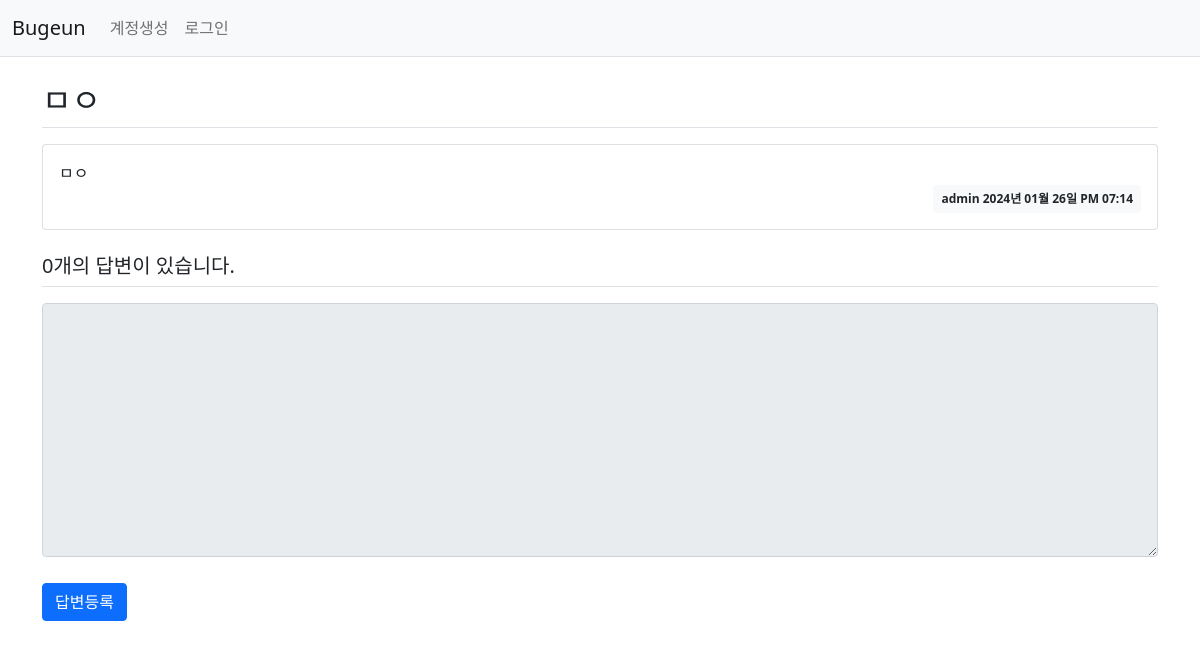
The app's page /question/detail/7/, older data.
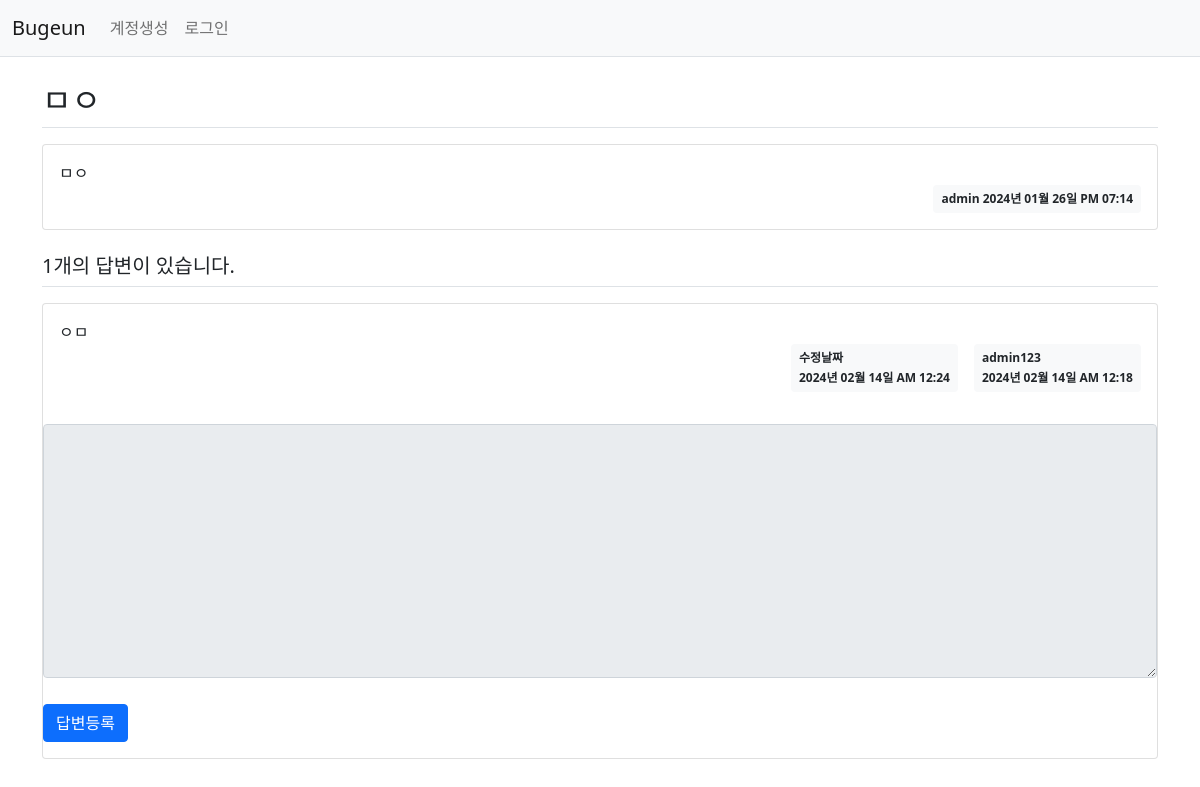
The same page, newer data.
### homepage/models.py (models this page shows)
class Answer(db.Model):
    id = db.Column(db.Integer, primary_key=True)
    question_id = db.Column(db.Integer, db.ForeignKey('question.id', ondelete='CASCADE'))
    question = db.relationship('Question', backref=db.backref('answer_set'))
    content = db.Column(db.Text(), nullable=False)
    create_date = db.Column(db.DateTime(), nullable=False)
    user_id = db.Column(db.Integer, db.ForeignKey('user.id', ondelete='CASCADE'), nullable=False)
    user = db.relationship('User', backref=db.backref('answer_set'))
    modify_date = db.Column(db.DateTime(), nullable=True)

class User(db.Model):
    id = db.Column(db.Integer, primary_key=True)
    username = db.Column(db.String(150), unique=True, nullable=False)
    password = db.Column(db.String(200), nullable=False)
    email = db.Column(db.String(150), unique=True, nullable=False)
    pnumber = db.Column(db.String(150), unique=True, nullable=True)
    Hadress = db.Column(db.String(300), nullable=True)
    pcode = db.Column(db.String(150), nullable=True)
    Cadress = db.Column(db.String(200), nullable=True)
    Clitype = db.Column(db.String(20), nullable=True)
    Ncode = db.Column(db.String(50), nullable=True)

### homepage/views/question_views.py (the view)
@bp.route('/detail/<int:question_id>/')
def detail(question_id):
    question = Question.query.get_or_404(question_id)
    return render_template('question/question_detail.html', question=question)

### homepage/filter.py (called while the page is built)
def format_datetime(value, fmt='%Y년 %m월 %d일 %p %I:%M'):
    return value.strftime(fmt)

### homepage/views/auth_views.py (called while the page is built)
@bp.before_app_request
def load_logged_in_user():
    user_id = session.get('user_id')
    if user_id is None:
        g.user=None
    else:
        g.user = User.query.get(user_id)

### homepage/templates/question/question_detail.html (shortened to what this page needs)
{% extends 'base.html' %}
{% block content %}
<div class="container my-3">
    <h2 class="border-bottom py-2">{{ question.subject }}</h2>
    <div class="card my-3">
        <div class="card-body">
            <div class="card-text" style="white-space: pre-line;">{{ question.content }}</div>
            <div class="d-flex justify-content-end">
                <div class="badge bg-light text-dark p-2">
                    {{ question.user.username }}
                    {{ question.create_date|datetime }}
                </div>
            </div>
        </div>
    </div>
    <h5 class="border-bottom my-3 py-2">{{ question.answer_set|length }}개의 답변이 있습니다.</h5>
    {% for answer in question.answer_set %}
    <div class="card my-3">
        <div class="card-body">
            <div class="card-text" style="white-space: pre-line;">{{ answer.content }}</div>
            <div class="d-flex justify-content-end">
                {% if answer.modify_date %}
                <div class="badge bg-light text-dark p-2 text-start mx-3">
                    <div class="mb-2">수정날짜</div>
                    <div>{{ answer.modify_date|datetime }}</div>
                </div>
                {% endif %}
                <div class="badge bg-light text-dark p-2 text-start">
                    <div class="mb-2"> {{ answer.user.username }}</div>
                    <div> {{ answer.create_date|datetime }} </div>
                </div>
        </div>
    </div>
    {% endfor %}
    <form action="{{ url_for('answer.create', question_id=question.id) }}" method="post" class="my-3">
        <div class="mb-3">
            <textarea {% if not g.user %}disabled{% endif %} name="content" id="content" class="form-control" rows="10"></textarea>
        </div>
        <input type="submit" value="답변등록" class="btn btn-primary">
    </form>
</div>
{% endblock %}

Row changes from the older to the newer data that the page shows:
added Answer: content "ㅇㅁ", modify_date "2024년 02월 14일 AM 12:24", user.username "admin123", create_date "2024년 02월 14일 AM 12:18"
Text that changed along with them:
{{ question.answer_set|length }}: "0" → "1"
